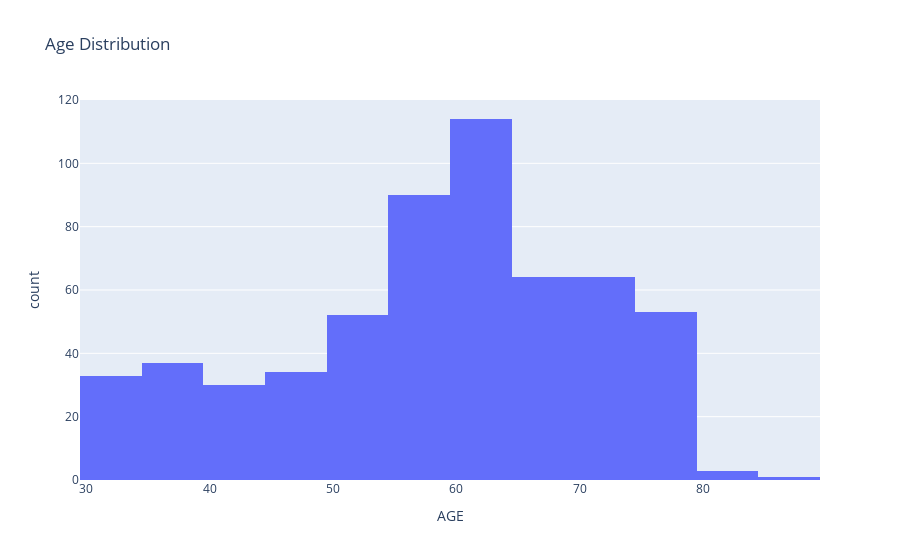

Source (notebook cell):
### Code cell
# Plotly Histogram for Age Distribution
fig_histogram = px.histogram(df2, x='AGE', title='Age Distribution')
fig_histogram.show()

### Figure 1 — Plotly figure (JSON) as saved in the notebook; plotly's stock layout.template omitted (floating-point values rounded to 4 significant figures; data arrays with more than 128 entries replaced by an {"elided": "..."} marker saying what was removed)
{"data": [{"alignmentgroup": "True", "bingroup": "x", "hovertemplate": "AGE=%{x}<br>count=%{y}<extra></extra>", "legendgroup": "", "marker": {"color": "#636efa", "pattern": {"shape": ""}}, "name": "", "offsetgroup": "", "orientation": "v", "showlegend": false, "type": "histogram", "x": {"elided": "575 int values"}, "xaxis": "x", "yaxis": "y"}], "layout": {"barmode": "relative", "legend": {"tracegroupgap": 0}, "title": {"text": "Age Distribution"}, "xaxis": {"anchor": "y", "domain": [0, 1], "title": {"text": "AGE"}}, "yaxis": {"anchor": "x", "domain": [0, 1], "title": {"text": "count"}}}}
